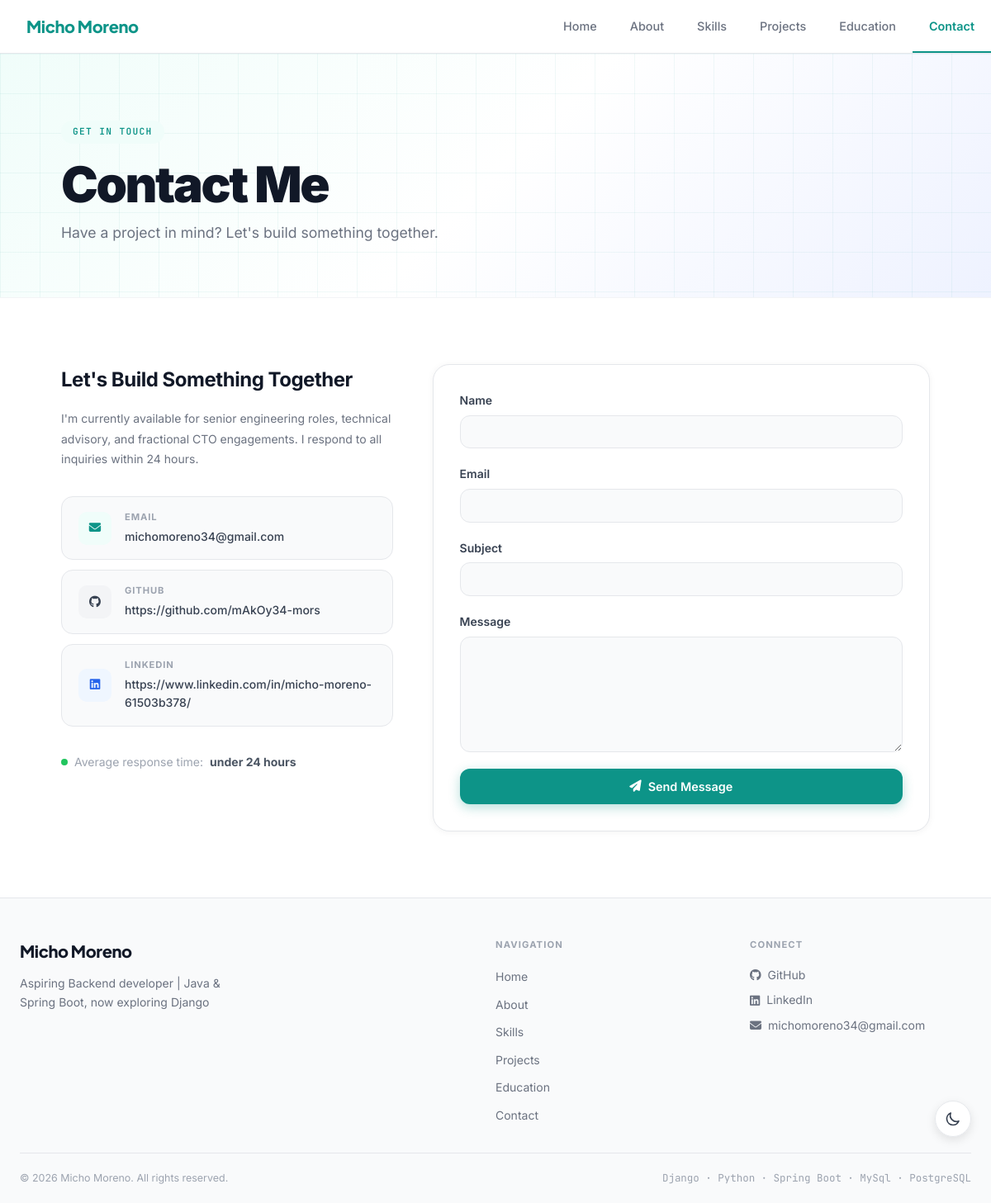
Page /contact/ on the committed database.
### apps/core/models.py (models this page shows, shortened)
class Profile(models.Model):
    name = models.CharField(max_length=100)
    title = models.CharField(max_length=200)
    tagline = models.TextField()
    profile_photo = models.ImageField(upload_to='profile/')
    summary = models.TextField()
    years_experience = models.IntegerField(default=20)
    github_url = models.URLField(blank=True)
    linkedin_url = models.URLField(blank=True)
    email = models.EmailField()
    class Meta:
        verbose_name_plural = 'Profile'

### apps/contact/views.py (the view, shortened to what this page needs)
# urls.py: path('', views.ContactView.as_view(), name='contact'),
class ContactView(FormView):
    template_name = 'contact/contact.html'
    form_class = ContactForm
    success_url = reverse_lazy('contact')

### apps/contact/forms.py
class ContactForm(forms.ModelForm):
    class Meta:
        model = ContactMessage
        fields = ['name', 'email', 'subject', 'message']
        widgets = {
            'name': forms.TextInput(attrs={'class': 'w-full px-4 py-2 border rounded-lg dark:bg-gray-800 dark:border-gray-700'}),
            'email': forms.EmailInput(attrs={'class': 'w-full px-4 py-2 border rounded-lg dark:bg-gray-800 dark:border-gray-700'}),
            'subject': forms.TextInput(attrs={'class': 'w-full px-4 py-2 border rounded-lg dark:bg-gray-800 dark:border-gray-700'}),
            'message': forms.Textarea(attrs={'class': 'w-full px-4 py-2 border rounded-lg dark:bg-gray-800 dark:border-gray-700', 'rows': 5}),
        }

### apps/core/context_processors.py (called while the page is built)
def global_context(request):
    try:
        profile = Profile.objects.first()
    except Exception:
        profile = None
    return {
        'profile': profile,
    }

### templates/contact/contact.html (shortened to what this page needs)
{% extends 'base.html' %}
{% load static %}
{% block extra_css %}
<link rel="stylesheet" href="{% static 'contact/css/contact.css' %}">
{% endblock %}
{% block content %}
<div class="contact-hero">
  <div class="contact-container">
    <span class="contact-badge">Get In Touch</span>
    <h1 class="contact-hero-title">Contact Me</h1>
    <p class="contact-hero-sub">Have a project in mind? Let's build something together.</p>
  </div>
</div>
<section class="contact-section">
  <div class="contact-container">
    <div class="contact-grid">
      <div class="contact-info">
        <h2 class="contact-info-heading">Let's Build Something Together</h2>
        <p class="contact-info-text">
          I'm currently available for senior engineering roles, technical advisory,
          and fractional CTO engagements. I respond to all inquiries within 24 hours.
        </p>
        <div class="contact-methods">
          {% if profile and profile.email %}
          <a href="mailto:{{ profile.email }}" class="contact-method">
            <div class="method-icon email-icon">
              <i class="fas fa-envelope"></i>
            </div>
            <div class="method-info">
              <div class="method-label">Email</div>
              <div class="method-value">{{ profile.email }}</div>
            </div>
          </a>
          {% endif %}
          {% if profile and profile.github_url %}
          <a href="{{ profile.github_url }}" target="_blank" rel="noopener" class="contact-method">
            <div class="method-icon github-icon">
              <i class="fab fa-github"></i>
            </div>
            <div class="method-info">
              <div class="method-label">GitHub</div>
              <div class="method-value">{{ profile.github_url }}</div>
            </div>
          </a>
          {% endif %}
          {% if profile and profile.linkedin_url %}
          <a href="{{ profile.linkedin_url }}" target="_blank" rel="noopener" class="contact-method">
            <div class="method-icon linkedin-icon">
              <i class="fab fa-linkedin"></i>
            </div>
            <div class="method-info">
              <div class="method-label">LinkedIn</div>
              <div class="method-value">{{ profile.linkedin_url }}</div>
            </div>
          </a>
          {% endif %}
        </div>
        <div class="response-note">
          <div class="pulse-dot"></div>
          Average response time: <strong>under 24 hours</strong>
        </div>
      </div>
      <div class="contact-form-side">
        <div class="form-card">
          <form method="post" novalidate>
            {% for field in form %}
            <div class="form-group {% if field.errors %}has-error{% endif %}">
              <label for="{{ field.id_for_label }}">{{ field.label }}</label>
              {{ field }}
            </div>
            {% endfor %}
            <button type="submit" class="submit-btn">
              <i class="fas fa-paper-plane"></i> Send Message
            </button>
          </form>
        </div>
      </div>
    </div>
  </div>
</section>
{% endblock %}

### templates/partials/header.html (shortened to what this page needs)
{% load static %}
<nav id="navbar" class="navbar">
  <div class="navbar-inner" style="display:flex;flex-direction:row;align-items:center;width:100%;height:64px;flex-wrap:nowrap;">
    <a href="{% url 'home' %}" class="navbar-logo" style="display:inline-flex;align-items:center;flex-shrink:0;width:auto;">
      {% if profile %}{{ profile.name }}{% else %}Micho Moreno{% endif %}
    </a>
    <div class="navbar-links">
      <a href="{% url 'home' %}" class="nav-link {% if request.path == '/' %}active{% endif %}">Home</a>
      <a href="{% url 'about' %}" class="nav-link {% if '/about/' in request.path %}active{% endif %}">About</a>
      <a href="{% url 'skills' %}" class="nav-link {% if '/skills/' in request.path %}active{% endif %}">Skills</a>
      <a href="{% url 'projects' %}" class="nav-link {% if '/projects/' in request.path %}active{% endif %}">Projects</a>
      <a href="{% url 'education' %}" class="nav-link {% if '/education/' in request.path %}active{% endif %}">Education</a>
      <a href="{% url 'contact' %}" class="nav-link {% if '/contact/' in request.path %}active{% endif %}">Contact</a>
    </div>
  </div>
</nav>

### templates/partials/footer.html (shortened to what this page needs)
{% load static %}
<footer class="footer">
  <div class="footer-container">
    <div class="footer-grid">
      <div class="footer-brand">
        <a href="{% url 'home' %}" class="footer-logo">
          Micho Moreno
        </a>
        {% if profile %}
        <p class="footer-tagline">{{ profile.tagline }}</p>
        {% endif %}
      </div>
      <div class="footer-nav">
        <h3 class="footer-heading">Navigation</h3>
        <ul class="footer-nav-list">
          <li><a href="{% url 'home' %}" class="footer-link">Home</a></li>
          <li><a href="{% url 'about' %}" class="footer-link">About</a></li>
          <li><a href="{% url 'skills' %}" class="footer-link">Skills</a></li>
          <li><a href="{% url 'projects' %}" class="footer-link">Projects</a></li>
          <li><a href="{% url 'education' %}" class="footer-link">Education</a></li>
          <li><a href="{% url 'contact' %}" class="footer-link">Contact</a></li>
        </ul>
      </div>
      <div class="footer-connect">
        <h3 class="footer-heading">Connect</h3>
        <div class="footer-socials">
          {% if profile and profile.github_url %}
          <a href="{{ profile.github_url }}" target="_blank" rel="noopener" class="footer-social-link">
            <i class="fab fa-github"></i> GitHub
          </a>
          {% endif %}
          {% if profile and profile.linkedin_url %}
          <a href="{{ profile.linkedin_url }}" target="_blank" rel="noopener" class="footer-social-link">
            <i class="fab fa-linkedin"></i> LinkedIn
          </a>
          {% endif %}
          {% if profile and profile.email %}
          <a href="mailto:{{ profile.email }}" class="footer-social-link">
            <i class="fas fa-envelope"></i> {{ profile.email }}
          </a>
          {% endif %}
        </div>
      </div>
    </div>
    <div class="footer-bottom">
      <p class="footer-copy">&copy; {% now "Y" %} {% if profile %}{{ profile.name }}{% else %}Portfolio{% endif %}. All rights reserved.</p>
      <p class="footer-tech">Django · Python · Spring Boot · MySql · PostgreSQL </p>
    </div>
  </div>
</footer>

### static/css/base.css (style rules this page uses)
:root { --color-bg: #ffffff; --color-bg-alt: #f9fafb; --color-bg-card: #ffffff; --color-border: #e5e7eb; --color-border-hover: #2dd4bf; --color-text: #111827; --color-text-muted: #6b7280; --color-text-faint: #9ca3af; --color-accent: #0d9488; --color-accent-dark: #0f766e; --color-accent-light: #f0fdfa; --color-indigo: #4f46e5; --color-success: #22c55e; --color-success-bg: #f0fdf4; --color-success-border: #86efac; --color-success-text: #166534; --color-danger: #dc2626; --font-body: 'Inter', -apple-system, BlinkMacSystemFont, 'Segoe UI', sans-serif; --font-display: 'Plus Jakarta Sans', 'Inter', sans-serif; --font-mono: 'JetBrains Mono', 'Courier New', monospace; --radius-sm: 0.5rem; --radius-md: 0.75rem; --radius-lg: 1rem; --radius-xl: 1.25rem; --radius-2xl: 1.5rem; --radius-full: 999px; --shadow-sm: 0 1px 4px rgba(0,0,0,0.06); --shadow-md: 0 4px 16px rgba(0,0,0,0.08); --shadow-lg: 0 8px 32px rgba(0,0,0,0.12); --transition: 0.2s ease; --nav-height: 64px; }
*, *::before, *::after { box-sizing: border-box; margin: 0; padding: 0; }
html { scroll-behavior: smooth; -webkit-font-smoothing: antialiased; -moz-osx-font-smoothing: grayscale; }
body { font-family: var(--font-body); background-color: var(--color-bg); color: var(--color-text); line-height: 1.6; min-height: 100vh; transition: background-color var(--transition), color var(--transition); }
a { color: inherit; text-decoration: none; }
button { cursor: pointer; font-family: inherit; }

### static/partials/css/header.css (style rules this page uses)
#navbar { position: sticky; top: 0; z-index: 100; background: rgba(255, 255, 255, 0.85); backdrop-filter: blur(16px); -webkit-backdrop-filter: blur(16px); border-bottom: 1px solid #e5e7eb; transition: background 0.3s ease, box-shadow 0.3s ease; }
#navbar .navbar-inner { width: 100%; height: 64px; display: flex !important; flex-direction: row !important; flex-wrap: nowrap !important; align-items: center !important; }
#navbar .navbar-logo { font-family: 'Plus Jakarta Sans', sans-serif; font-size: 1.25rem; font-weight: 900; color: #0d9488 !important; text-decoration: none; letter-spacing: -0.02em; flex-shrink: 0; flex-grow: 0; padding: 0 2rem; height: 64px; display: inline-flex !important; align-items: center !important; transition: color 0.2s ease; width: auto !important; }
#navbar .navbar-links { display: inline-flex !important; flex-direction: row !important; flex-wrap: nowrap !important; align-items: center !important; height: 64px; margin-left: auto !important; flex-shrink: 0; width: auto !important; }
#navbar .nav-link { display: inline-flex !important; align-items: center !important; padding: 0 1.25rem; height: 64px; font-size: 0.9rem; font-weight: 500; color: #6b7280; text-decoration: none; position: relative; white-space: nowrap; flex-shrink: 0; width: auto !important; transition: color 0.2s ease, background 0.2s ease; }
#navbar .nav-link.active { color: #0d9488; font-weight: 600; }
#navbar .nav-link::after { content: ''; position: absolute; bottom: 0; left: 0; right: 0; height: 2px; background: #0d9488; transform: scaleX(0); transition: transform 0.2s ease; }
#navbar .nav-link.active::after, #navbar .nav-link:hover::after { transform: scaleX(1); }

### rows in the picture
Profile: name "Micho Moreno", email "michomoreno34@gmail.com", github_url "https://github.com/mAkOy34-mors", linkedin_url "https://www.linkedin.com/in/micho-moreno-61503b378/", tagline "Aspiring Backend developer | Java & Spring Boot, now exploring Django"

### other values in the picture
{{ field.label }} "Name" "Email" "Subject" "Message"
